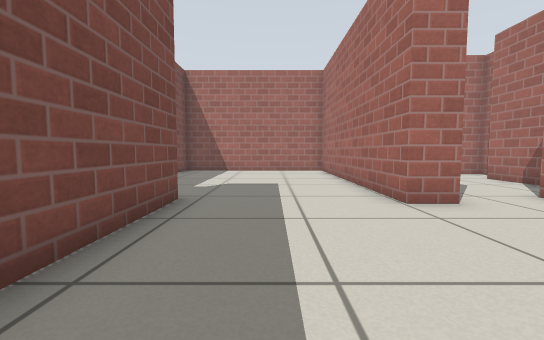
View 1 (above)

15 first-person views from a walk through a Gazebo world. The camera is 0.5 m above the floor, tilts 4° down and sees 90° across. Floor lines are 1 m apart. The floor is counted in squares, 0.5 m on a side. Each view is taken from the middle of a square. On the plan, view 1 faces up. The plan holds only what a view shows up to about 11 squares ahead; the rest is blank. Simple patterns stand in for the simulator's built-in surfaces.

View 2
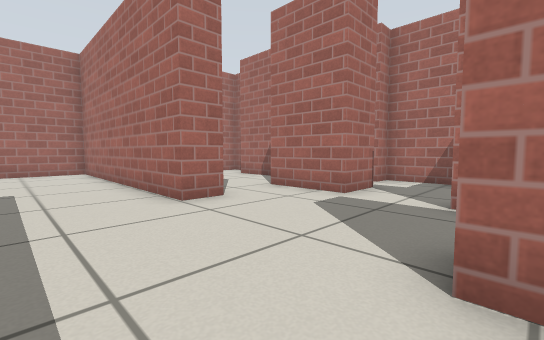

View 3
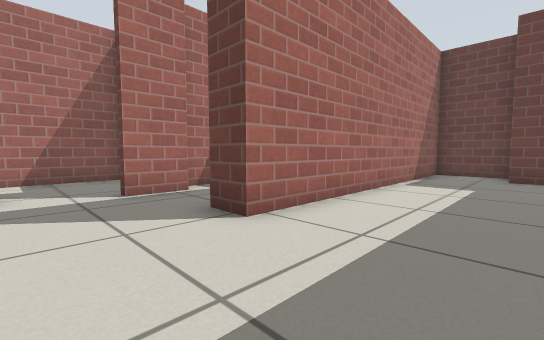

View 4
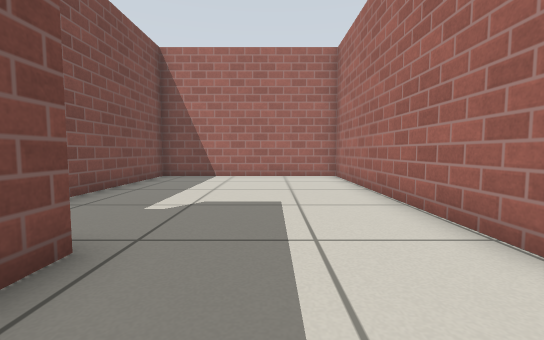

View 5
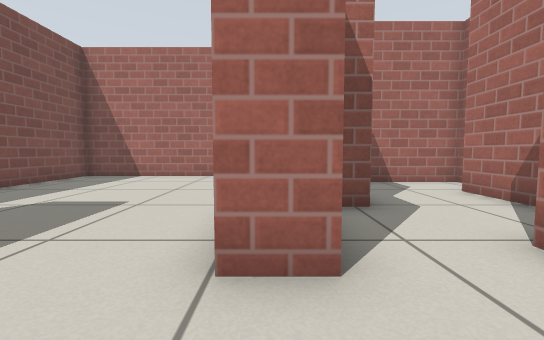

View 6
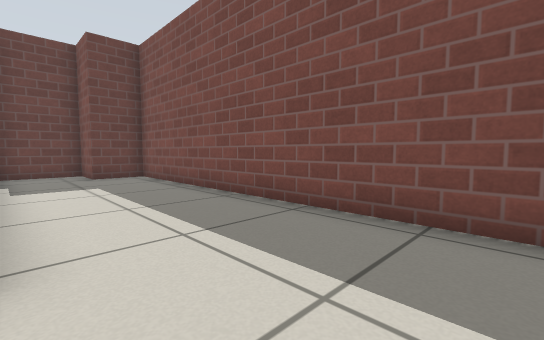

View 7
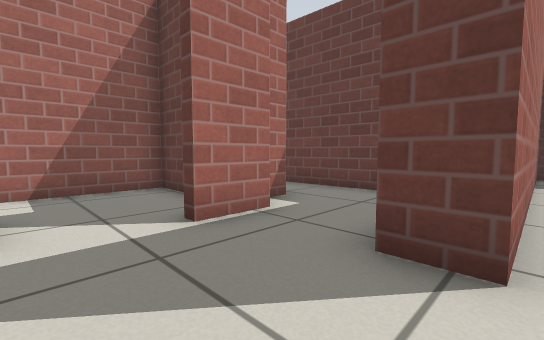

View 8
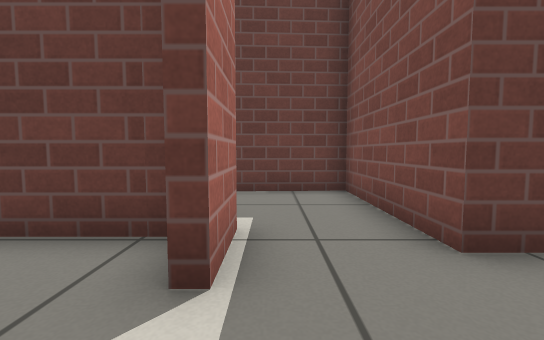

View 9
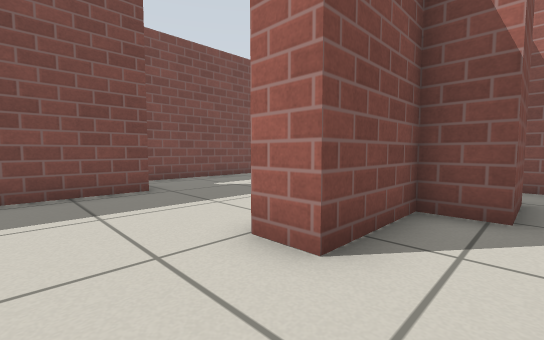

View 10
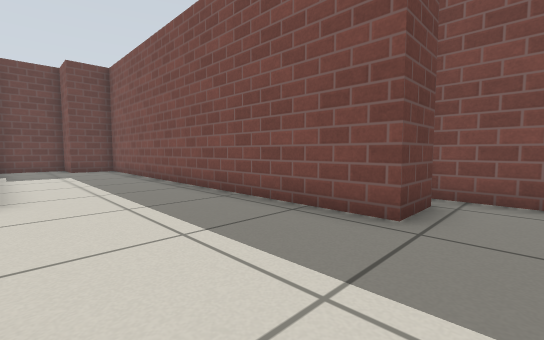

View 11
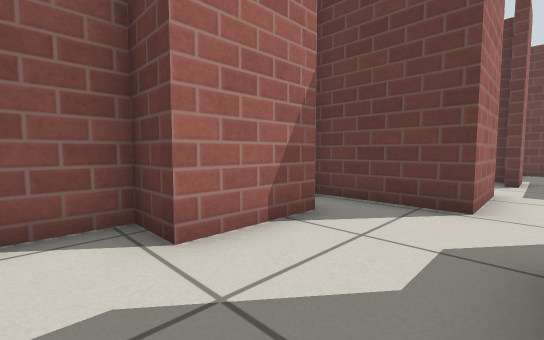

View 12
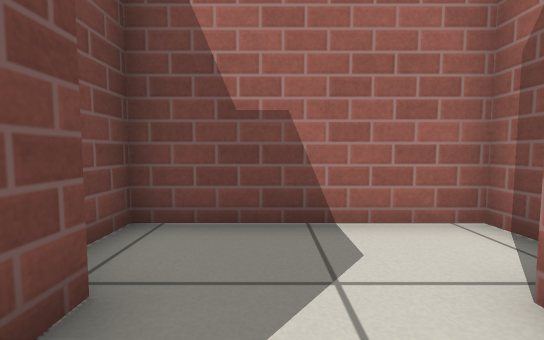

View 13
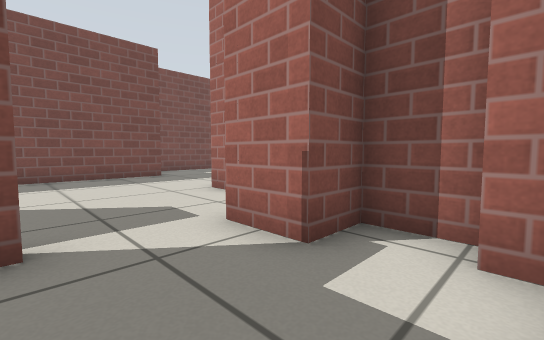

View 14
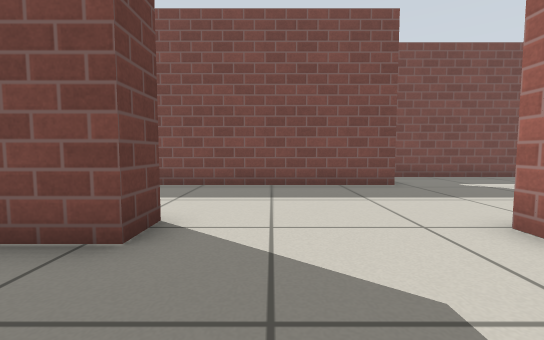

View 15
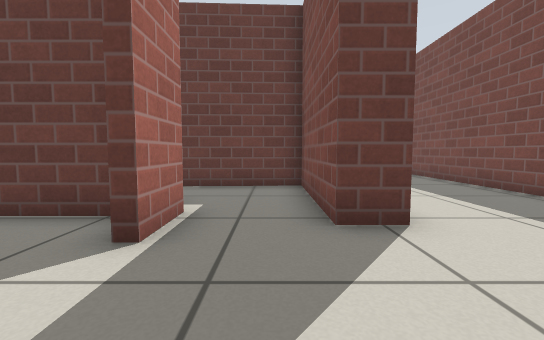

### Floor plan
Points are (right, up) in squares from view 1. A wall is a line through its corners. A room is listed if a view was taken in it or the views show most of it. See-through windows are left out.
Room 1 (views 1, 2, 3, 4, 5, 6, 7, 8, 9, 10, 13, 14, 15)
walls: (3.5, 5.1) (2.6, 5.1) (2.6, 13.8) (-4.4, 13.8) (-4.4, 5.2); (-3.5, 5.6) (-2, 5.6) (-2, -8.1) (-0.3, -8.1) (-0.3, -9.8) (2.1, -9.8) (2.1, 0.4) (3.1, 0.4); (5.8, -0.1) (9.3, -0.1) (9.3, 3.8) (8.6, 3.8); (8.6, 4.5) (7.2, 4.5) (7.2, 3.3) (5.7, 3.3) (5.7, 5.8)
ways out: opening at (4.5, 6) to room 2; opening at (4.5, -0.5)
Room 2 (views 11, 12)
walls: (4.7, 9.9) (4.7, 7.8) (3.5, 7.8) (3.5, 5.1); (7.7, 7.1) (7.7, 9.7) (8.9, 9.7) (8.9, 11.7) (4.1, 11.7) (4.1, 10.8); (5.7, 5.8) (8.9, 5.8)
ways out: opening at (4.5, 6) to room 1

Positions as (right, up) in squares from view 1, and headings:
1: (0, 0), facing up
2: (0, 0), facing up-right
3: (-1, 3), facing down-right
4: (0, 3), facing up
5: (3, 3), facing up
6: (2, 3), facing down-left
7: (2, 3), facing down-right
8: (5, 3), facing down
9: (5, 3), facing up-left
10: (2, 7), facing down-left
11: (5, 11), facing down-right
12: (6, 8), facing up
13: (9, 1), facing up-left
14: (6, 2), facing left
15: (4, 4), facing down
